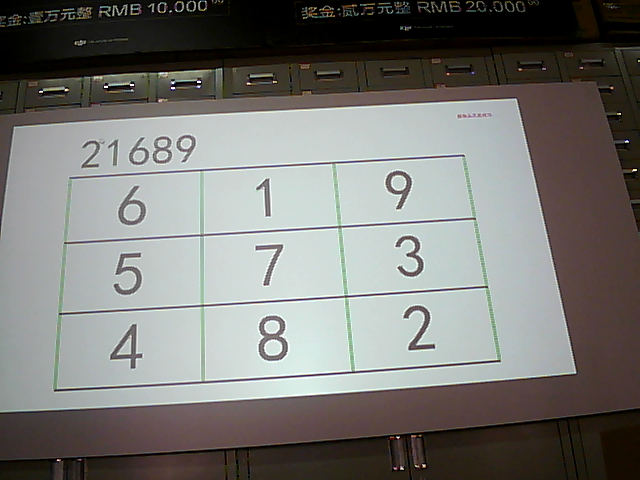
#> input picture PadPass/0_21689_619573482.jpg, 640 x 480 px
$ python -i SliceLed.py   (imports and definitions only)   (Python 2 division)
#> lines starting #> are read from the running program, lines starting #| are printed output that depends on the picture
import cv2
import numpy as np
import datetime
from keras import backend as K
# [1 line not run here, left out]
from keras.models import model_from_json


# [9 lines not run here, left out]


def resize1(rawimg):  # resize img to 28*28
    fx = 25.0 / rawimg.shape[0]
#> fx = 0.0521
    fy = 25.0 / rawimg.shape[1]
#> fy = 0.0391
    fx = fy = min(fx, fy)
#> fx = 0.0391
    img = cv2.resize(rawimg, None, fx=fx, fy=fy, interpolation=cv2.INTER_CUBIC)
    outimg = np.zeros((28, 28), dtype=np.uint8) * 255
    w = img.shape[1]
#> w = 25
    h = img.shape[0]
#> h = 19
    x = (28 - w) / 2
#> x = 1
    y = (28 - h) / 2
#> y = 4
    outimg[y:y+h, x:x+w] = img
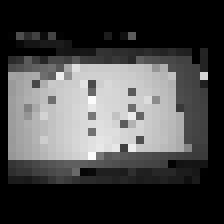
#> outimg: shape (28, 28) (shown 8 times larger); min 0, max 252, mean 71.8
    # cv2.imshow("out",outimg)
    # cv2.waitKey(0)
    return outimg


def recognize1(img):
    gray=img
    #gray = cv2.cvtColor(img, cv2.COLOR_BGR2GRAY)
    res = resize1(gray)
    img1=res
    res = np.resize(res, (1,1,28,28))
#> (the run stopped early here; a loop or call above may not have finished)

$ run again, on PadPass/0_48977_148796235.jpg
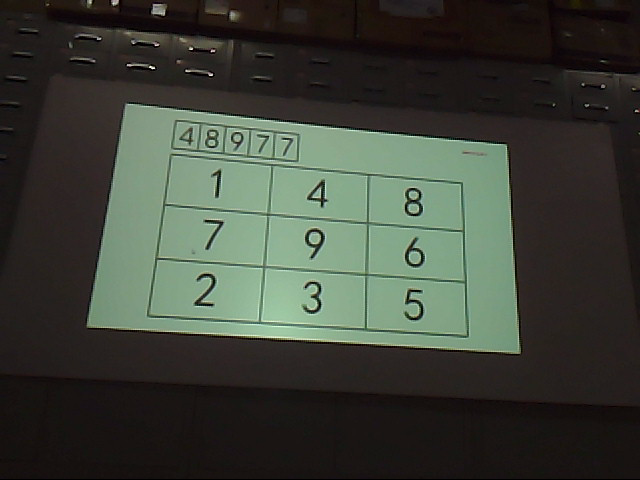
#> input picture PadPass/0_48977_148796235.jpg, 640 x 480 px
#> `picture = cv2.imread('0_21689_619573482.jpg', cv2.IMREAD_GRAYSCALE)`:
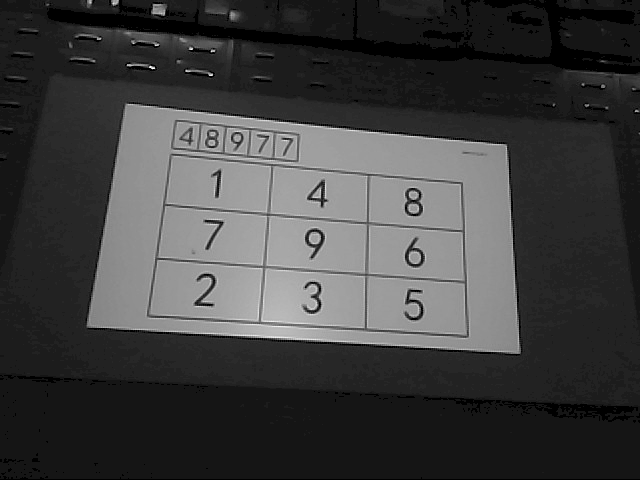
#> picture: shape (480, 640); min 0, max 255, mean 63.1
#> in resize1, `outimg[y:y+h, x:x+w] = img`:
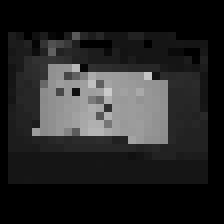
#> outimg: shape (28, 28) (shown 8 times larger); min 0, max 203, mean 38
